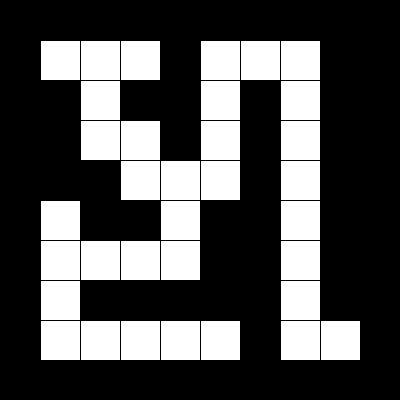
Frame 1 (no input)
Frame 60 (the mouse pressed at the canvas centre just before this capture): identical to frame 1, image omitted
Frame 120 (the mouse held since frame 60 and released just before this capture): identical to frame 1, image omitted

The Processing sketch that drew this single still picture (run headless with seeded random() and noise(); from frame 60 on, the mouse is pressed at the canvas centre):

// Processing sketch: week15_05_maze_2D_array_draw
// ── week15_05_maze_2D_array_draw.pde
// week15_05_maze_2D_array_draw
int [][] maze = {
  {1,1,1,1,1,1,1,1,1,1},
  {1,0,0,0,1,0,0,0,1,1},
  {1,1,0,1,1,0,1,0,1,1},
  {1,1,0,0,1,0,1,0,1,1},
  {1,1,1,0,0,0,1,0,1,1},
  {1,0,1,1,0,1,1,0,1,1},
  {1,0,0,0,0,1,1,0,1,1},
  {1,0,1,1,1,1,1,0,1,1},
  {1,0,0,0,0,0,1,0,0,1},
  {1,1,1,1,1,1,1,1,1,1},
};
void setup(){
  size(400,400);
}
void draw(){
  for(int i=0; i<maze.length; i++){
    for(int j=0; j<maze[0].length; j++){
      if(maze[i][j]==1) fill(0);
      else fill(255);
      rect(j*40, i*40, 40, 40);
    }
  }
}
